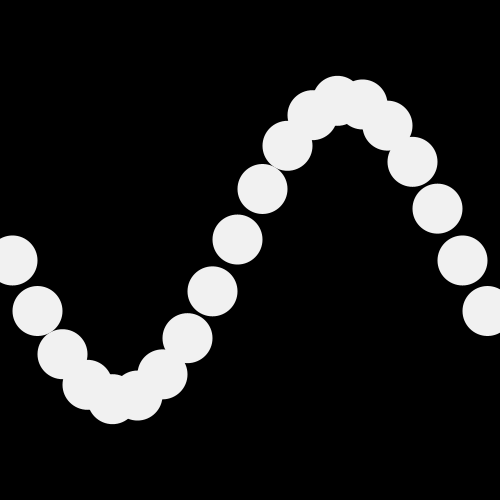
Frame 1 (no input)
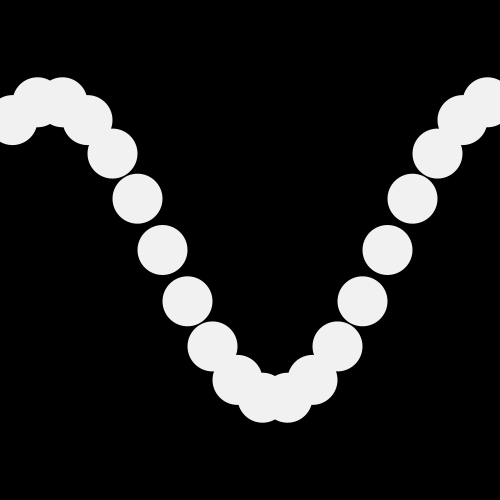
Frame 60 (the mouse pressed at the canvas centre just before this capture)
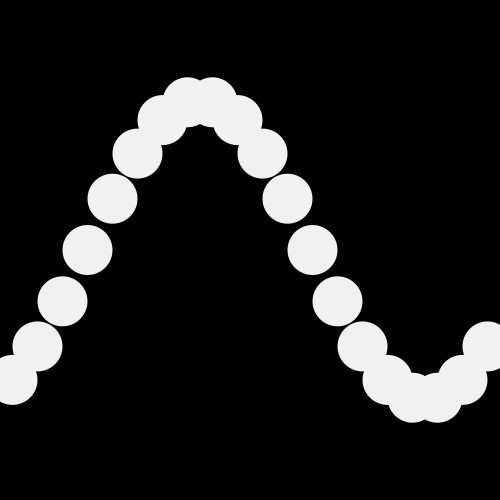
Frame 120 (the mouse held since frame 60 and released just before this capture)

The Processing sketch that drew these frames (run headless with seeded random() and noise(); from frame 60 on, the mouse is pressed at the canvas centre):

// Processing sketch: dynamic_sin_wave
// ── dynamic_sin_wave.pde
void setup() {
  size(500, 500);
}

void draw() {
  background(0);
  float els = 20;
  float elw = width/els;
  float step = 360/els;
  push();
  translate(elw/2, height/2);
  fill(#f1f1f1);
  float mag = height*0.3;
  float s = 50;
  noStroke();

  for (int i = 0; i < els; i++) {
    push();
    float wave;
    
    wave = map(sin(radians(frameCount*4 + i*20)), -1, 1, -mag, mag);

    translate(i*elw, wave);
    ellipse(0, 0, s, s);
    pop();
  }
  pop();

}
